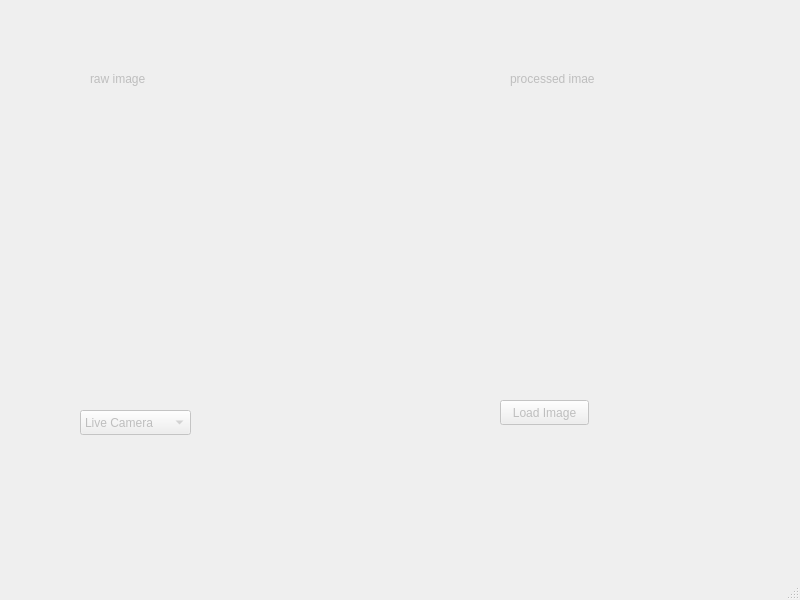
<?xml version="1.0" encoding="UTF-8"?>
<ui version="4.0">
 <class>MainWindow</class>
 <widget class="QMainWindow" name="MainWindow">
  <property name="enabled">
   <bool>false</bool>
  </property>
  <property name="geometry">
   <rect>
    <x>0</x>
    <y>0</y>
    <width>800</width>
    <height>600</height>
   </rect>
  </property>
  <property name="windowTitle">
   <string>MainWindow</string>
  </property>
  <widget class="QWidget" name="centralwidget">
   <widget class="QComboBox" name="comboBox_source">
    <property name="geometry">
     <rect>
      <x>80</x>
      <y>410</y>
      <width>111</width>
      <height>25</height>
     </rect>
    </property>
    <item>
     <property name="text">
      <string>Live Camera</string>
     </property>
    </item>
    <item>
     <property name="text">
      <string>Mock Camera</string>
     </property>
    </item>
    <item>
     <property name="text">
      <string>File Image</string>
     </property>
    </item>
   </widget>
   <widget class="QPushButton" name="pushButton_load">
    <property name="geometry">
     <rect>
      <x>500</x>
      <y>400</y>
      <width>89</width>
      <height>25</height>
     </rect>
    </property>
    <property name="text">
     <string>Load Image</string>
    </property>
   </widget>
   <widget class="QLabel" name="label_rawImage">
    <property name="geometry">
     <rect>
      <x>90</x>
      <y>70</y>
      <width>67</width>
      <height>17</height>
     </rect>
    </property>
    <property name="text">
     <string>raw image</string>
    </property>
    <property name="scaledContents">
     <bool>true</bool>
    </property>
   </widget>
   <widget class="QLabel" name="label_processedImage">
    <property name="geometry">
     <rect>
      <x>510</x>
      <y>70</y>
      <width>131</width>
      <height>17</height>
     </rect>
    </property>
    <property name="text">
     <string>processed imae</string>
    </property>
    <property name="scaledContents">
     <bool>true</bool>
    </property>
   </widget>
  </widget>
  <widget class="QMenuBar" name="menubar">
   <property name="geometry">
    <rect>
     <x>0</x>
     <y>0</y>
     <width>800</width>
     <height>22</height>
    </rect>
   </property>
  </widget>
  <widget class="QStatusBar" name="statusbar"/>
 </widget>
 <resources/>
 <connections/>
</ui>
